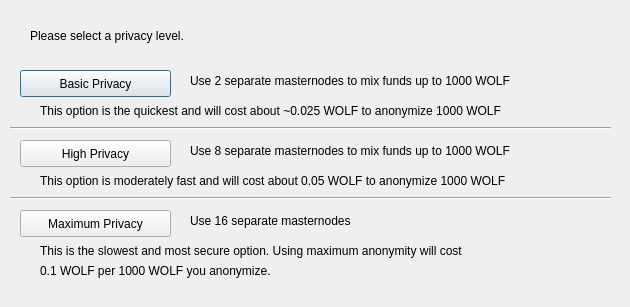
<?xml version="1.0" encoding="UTF-8"?>
<ui version="4.0">
 <class>DarksendConfig</class>
 <widget class="QDialog" name="DarksendConfig">
  <property name="geometry">
   <rect>
    <x>0</x>
    <y>0</y>
    <width>630</width>
    <height>307</height>
   </rect>
  </property>
  <property name="windowTitle">
   <string>Configure PrivateSend</string>
  </property>
  <widget class="QPushButton" name="buttonBasic">
   <property name="geometry">
    <rect>
     <x>20</x>
     <y>70</y>
     <width>151</width>
     <height>27</height>
    </rect>
   </property>
   <property name="text">
    <string>Basic Privacy</string>
   </property>
  </widget>
  <widget class="QPushButton" name="buttonHigh">
   <property name="geometry">
    <rect>
     <x>20</x>
     <y>140</y>
     <width>151</width>
     <height>27</height>
    </rect>
   </property>
   <property name="text">
    <string>High Privacy</string>
   </property>
  </widget>
  <widget class="QPushButton" name="buttonMax">
   <property name="geometry">
    <rect>
     <x>20</x>
     <y>210</y>
     <width>151</width>
     <height>27</height>
    </rect>
   </property>
   <property name="text">
    <string>Maximum Privacy</string>
   </property>
  </widget>
  <widget class="QLabel" name="label">
   <property name="geometry">
    <rect>
     <x>30</x>
     <y>20</y>
     <width>571</width>
     <height>31</height>
    </rect>
   </property>
   <property name="text">
    <string>Please select a privacy level.</string>
   </property>
  </widget>
  <widget class="QLabel" name="label_2">
   <property name="geometry">
    <rect>
     <x>190</x>
     <y>70</y>
     <width>421</width>
     <height>21</height>
    </rect>
   </property>
   <property name="text">
    <string>Use 2 separate masternodes to mix funds up to 1000 WOLF</string>
   </property>
  </widget>
  <widget class="QLabel" name="label_3">
   <property name="geometry">
    <rect>
     <x>190</x>
     <y>140</y>
     <width>411</width>
     <height>21</height>
    </rect>
   </property>
   <property name="text">
    <string>Use 8 separate masternodes to mix funds up to 1000 WOLF</string>
   </property>
  </widget>
  <widget class="QLabel" name="label_4">
   <property name="geometry">
    <rect>
     <x>190</x>
     <y>210</y>
     <width>421</width>
     <height>21</height>
    </rect>
   </property>
   <property name="text">
    <string>Use 16 separate masternodes</string>
   </property>
  </widget>
  <widget class="QLabel" name="label_6">
   <property name="geometry">
    <rect>
     <x>40</x>
     <y>100</y>
     <width>561</width>
     <height>21</height>
    </rect>
   </property>
   <property name="text">
    <string>This option is the quickest and will cost about ~0.025 WOLF to anonymize 1000 WOLF</string>
   </property>
  </widget>
  <widget class="QLabel" name="label_7">
   <property name="geometry">
    <rect>
     <x>40</x>
     <y>170</y>
     <width>561</width>
     <height>21</height>
    </rect>
   </property>
   <property name="text">
    <string>This option is moderately fast and will cost about 0.05 WOLF to anonymize 1000 WOLF</string>
   </property>
  </widget>
  <widget class="QLabel" name="label_8">
   <property name="geometry">
    <rect>
     <x>40</x>
     <y>240</y>
     <width>561</width>
     <height>21</height>
    </rect>
   </property>
   <property name="text">
    <string>This is the slowest and most secure option. Using maximum anonymity will cost</string>
   </property>
  </widget>
  <widget class="QLabel" name="label_9">
   <property name="geometry">
    <rect>
     <x>40</x>
     <y>260</y>
     <width>561</width>
     <height>21</height>
    </rect>
   </property>
   <property name="text">
    <string>0.1 WOLF per 1000 WOLF you anonymize.</string>
   </property>
  </widget>
  <widget class="Line" name="line">
   <property name="geometry">
    <rect>
     <x>10</x>
     <y>120</y>
     <width>601</width>
     <height>16</height>
    </rect>
   </property>
   <property name="orientation">
    <enum>Qt::Horizontal</enum>
   </property>
  </widget>
  <widget class="Line" name="line_2">
   <property name="geometry">
    <rect>
     <x>10</x>
     <y>190</y>
     <width>601</width>
     <height>16</height>
    </rect>
   </property>
   <property name="orientation">
    <enum>Qt::Horizontal</enum>
   </property>
  </widget>
 </widget>
 <resources/>
 <connections/>
</ui>
